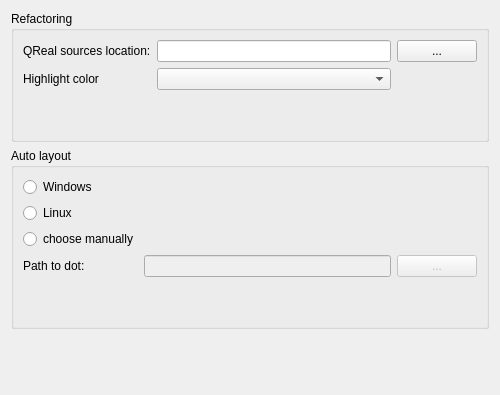
<?xml version="1.0" encoding="UTF-8"?>
<ui version="4.0">
 <class>refactoringPreferencesPage</class>
 <widget class="QWidget" name="refactoringPreferencesPage">
  <property name="geometry">
   <rect>
    <x>0</x>
    <y>0</y>
    <width>500</width>
    <height>395</height>
   </rect>
  </property>
  <property name="windowTitle">
   <string>Form</string>
  </property>
  <layout class="QVBoxLayout" name="verticalLayout">
   <item>
    <widget class="QGroupBox" name="groupBox">
     <property name="enabled">
      <bool>true</bool>
     </property>
     <property name="sizePolicy">
      <sizepolicy hsizetype="Expanding" vsizetype="Expanding">
       <horstretch>0</horstretch>
       <verstretch>0</verstretch>
      </sizepolicy>
     </property>
     <property name="title">
      <string>Refactoring</string>
     </property>
     <layout class="QGridLayout" name="gridLayout">
      <item row="1" column="1">
       <widget class="QComboBox" name="colorComboBox"/>
      </item>
      <item row="0" column="0">
       <widget class="QLabel" name="qrealSourcesLabel">
        <property name="text">
         <string>QReal sources location:</string>
        </property>
       </widget>
      </item>
      <item row="0" column="1">
       <widget class="QLineEdit" name="qrealSourcesLineEdit"/>
      </item>
      <item row="0" column="2">
       <widget class="QPushButton" name="qrealSourcesPushButton">
        <property name="text">
         <string>...</string>
        </property>
       </widget>
      </item>
      <item row="1" column="0">
       <widget class="QLabel" name="label">
        <property name="text">
         <string>Highlight color</string>
        </property>
       </widget>
      </item>
      <item row="2" column="1">
       <spacer name="verticalSpacer_2">
        <property name="orientation">
         <enum>Qt::Vertical</enum>
        </property>
        <property name="sizeHint" stdset="0">
         <size>
          <width>20</width>
          <height>40</height>
         </size>
        </property>
       </spacer>
      </item>
     </layout>
    </widget>
   </item>
   <item>
    <widget class="QGroupBox" name="groupBox2">
     <property name="sizePolicy">
      <sizepolicy hsizetype="Expanding" vsizetype="Expanding">
       <horstretch>0</horstretch>
       <verstretch>0</verstretch>
      </sizepolicy>
     </property>
     <property name="title">
      <string>Auto layout</string>
     </property>
     <layout class="QGridLayout" name="gridLayout_2">
      <item row="2" column="0">
       <widget class="QRadioButton" name="otherRadioButton">
        <property name="text">
         <string>choose manually</string>
        </property>
       </widget>
      </item>
      <item row="1" column="0">
       <widget class="QRadioButton" name="linuxRadioButton">
        <property name="text">
         <string>Linux</string>
        </property>
       </widget>
      </item>
      <item row="0" column="0">
       <widget class="QRadioButton" name="windowsRadioButton">
        <property name="text">
         <string>Windows</string>
        </property>
       </widget>
      </item>
      <item row="3" column="2">
       <widget class="QPushButton" name="browseDotPathPushButton">
        <property name="enabled">
         <bool>false</bool>
        </property>
        <property name="text">
         <string>...</string>
        </property>
       </widget>
      </item>
      <item row="3" column="1">
       <widget class="QLineEdit" name="dotPathLineEdit">
        <property name="enabled">
         <bool>false</bool>
        </property>
       </widget>
      </item>
      <item row="3" column="0">
       <widget class="QLabel" name="dotPathLabel">
        <property name="text">
         <string>Path to dot:</string>
        </property>
       </widget>
      </item>
      <item row="4" column="1">
       <spacer name="verticalSpacer_3">
        <property name="orientation">
         <enum>Qt::Vertical</enum>
        </property>
        <property name="sizeHint" stdset="0">
         <size>
          <width>20</width>
          <height>40</height>
         </size>
        </property>
       </spacer>
      </item>
     </layout>
    </widget>
   </item>
   <item>
    <spacer name="verticalSpacer">
     <property name="orientation">
      <enum>Qt::Vertical</enum>
     </property>
     <property name="sizeHint" stdset="0">
      <size>
       <width>20</width>
       <height>40</height>
      </size>
     </property>
    </spacer>
   </item>
  </layout>
 </widget>
 <resources/>
 <connections/>
</ui>
